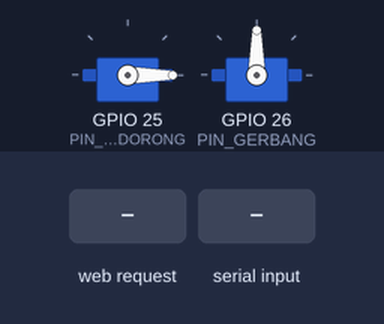
Bench run of a sketch on a simulated ESP32. Shown: 2 × servo. The inputs (shaded band) are chosen by the test bench. WiFi joins after 1.5 s; servers stay silent unless stated; not simulated (calls return 0 or success): secrets.h; what the sketch prints to the serial monitor is not drawn.

Above: at 2.7 s.
2.8 s: HTTP request GET /bad received
At 5.5 s:
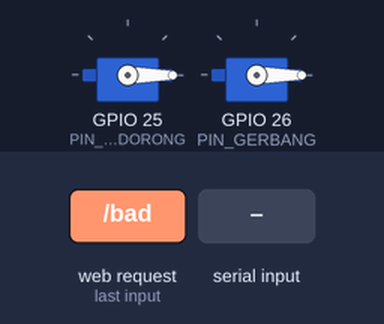
5.8 s: "G" received over Serial
At 7.2 s:
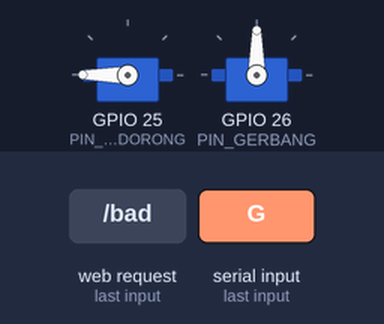
8.8 s: "B" received over Serial
At 10.2 s:
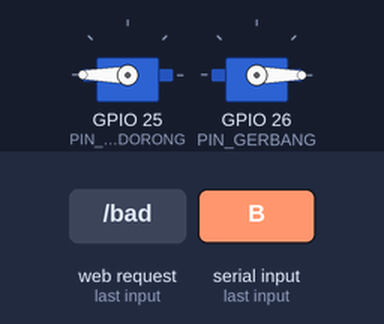
11.8 s: HTTP request GET /good received
At 14.8 s:
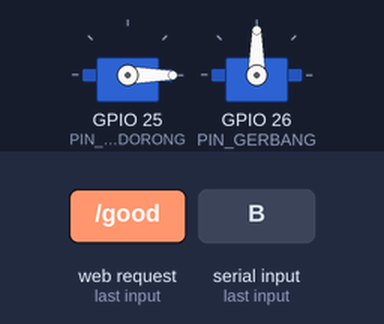
Timing chart, 0 to 15.8 s (numbered marks = the images above; inputs shaded):
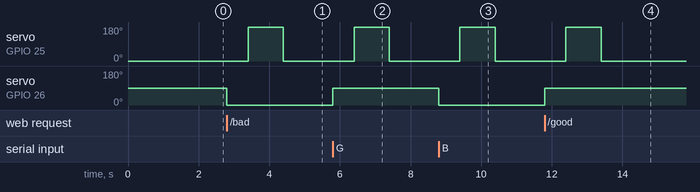

Measured:
- after the input at 2.8 s, servo on GPIO 25 (PIN_PENDORONG): 0° → 180° after 0.60 s, → 0° 1.0 s later; servo on GPIO 26 (PIN_GERBANG): 90° → 0° at once
- after the input at 5.8 s, servo on GPIO 25 (PIN_PENDORONG): 0° → 180° after 0.60 s, → 0° 1.0 s later; servo on GPIO 26 (PIN_GERBANG): 0° → 90° at once
- after the input at 8.8 s, servo on GPIO 25 (PIN_PENDORONG): 0° → 180° after 0.60 s, → 0° 1.0 s later; servo on GPIO 26 (PIN_GERBANG): 90° → 0° at once
- after the input at 11.8 s, servo on GPIO 25 (PIN_PENDORONG): 0° → 180° after 0.60 s, → 0° 1.0 s later; servo on GPIO 26 (PIN_GERBANG): 0° → 90° at once

The sketch:

sorter_esp32.ino
```cpp
// Firmware ESP32 - Smart Fruit Quality Sorter
// Menggerakkan 2 servo (gerbang dan pendorong) untuk memilah jeruk.
// Perintah diterima lewat:
//   - Serial (115200 baud) : 'G' = jeruk bagus, 'B' = jeruk jelek, 'N' = standby (diabaikan)
//   - HTTP (Wi-Fi)         : GET /good dan GET /bad
#include <WiFi.h>
#include <WebServer.h>
#include <ESP32Servo.h>
#include "secrets.h"  // WIFI_SSID dan WIFI_PASSWORD (salin dari secrets.h.example)

WebServer server(80);

Servo servoPendorong;  // servo 1: mendorong buah
Servo servoGerbang;    // servo 2: mengarahkan jalur

const int PIN_PENDORONG = 25;
const int PIN_GERBANG = 26;

const int GERBANG_BAGUS = 90;  // posisi tengah (jalur jeruk bagus)
const int GERBANG_JELEK = 0;   // posisi jalur jeruk jelek

bool httpAktif = false;

void sortir(int posisiGerbang) {
  // 1. Gerbang bergerak dulu, beri jeda agar siap sebelum buah didorong
  servoGerbang.write(posisiGerbang);
  delay(600);
  // 2. Pendorong mendorong buah
  servoPendorong.write(180);
  delay(1000);
  // 3. Tarik kembali pendorong ke standby
  servoPendorong.write(0);
  delay(400);
}

void sortirBagus() {
  Serial.println("Aksi: Jeruk Bagus!");
  sortir(GERBANG_BAGUS);
  Serial.println("Proses sortir selesai. Kembali standby.");
}

void sortirJelek() {
  Serial.println("Aksi: Jeruk Jelek!");
  sortir(GERBANG_JELEK);
  Serial.println("Proses sortir selesai. Kembali standby.");
}

void handleGood() {
  server.send(200, "text/plain", "Perintah Jeruk Bagus Diterima");
  sortirBagus();
}

void handleBad() {
  server.send(200, "text/plain", "Perintah Jeruk Jelek Diterima");
  sortirJelek();
}

void setup() {
  Serial.begin(115200);

  ESP32PWM::allocateTimer(0);
  ESP32PWM::allocateTimer(1);
  servoPendorong.setPeriodHertz(50);
  servoGerbang.setPeriodHertz(50);
  servoPendorong.attach(PIN_PENDORONG, 500, 2400);
  servoGerbang.attach(PIN_GERBANG, 500, 2400);

  // Posisi awal standby
  servoPendorong.write(0);
  servoGerbang.write(90);

  // Wi-Fi (opsional): jika gagal terhubung dalam 15 detik, tetap jalan dengan mode serial
  WiFi.begin(WIFI_SSID, WIFI_PASSWORD);
  Serial.print("Menghubungkan ke Wi-Fi");
  unsigned long mulai = millis();
  while (WiFi.status() != WL_CONNECTED && millis() - mulai < 15000) {
    delay(500);
    Serial.print(".");
  }

  if (WiFi.status() == WL_CONNECTED) {
    Serial.println("\nWi-Fi terhubung!");
    Serial.print("IP Address ESP32: ");
    Serial.println(WiFi.localIP());
    server.on("/good", handleGood);
    server.on("/bad", handleBad);
    server.begin();
    httpAktif = true;
  } else {
    Serial.println("\nWi-Fi tidak terhubung. Mode serial saja.");
  }
}

void loop() {
  if (httpAktif) {
    server.handleClient();
  }

  while (Serial.available() > 0) {
    char c = Serial.read();
    if (c == 'G') {
      sortirBagus();
    } else if (c == 'B') {
      sortirJelek();
    }
    // 'N' (netral/standby) dan karakter lain diabaikan
  }
}
```
